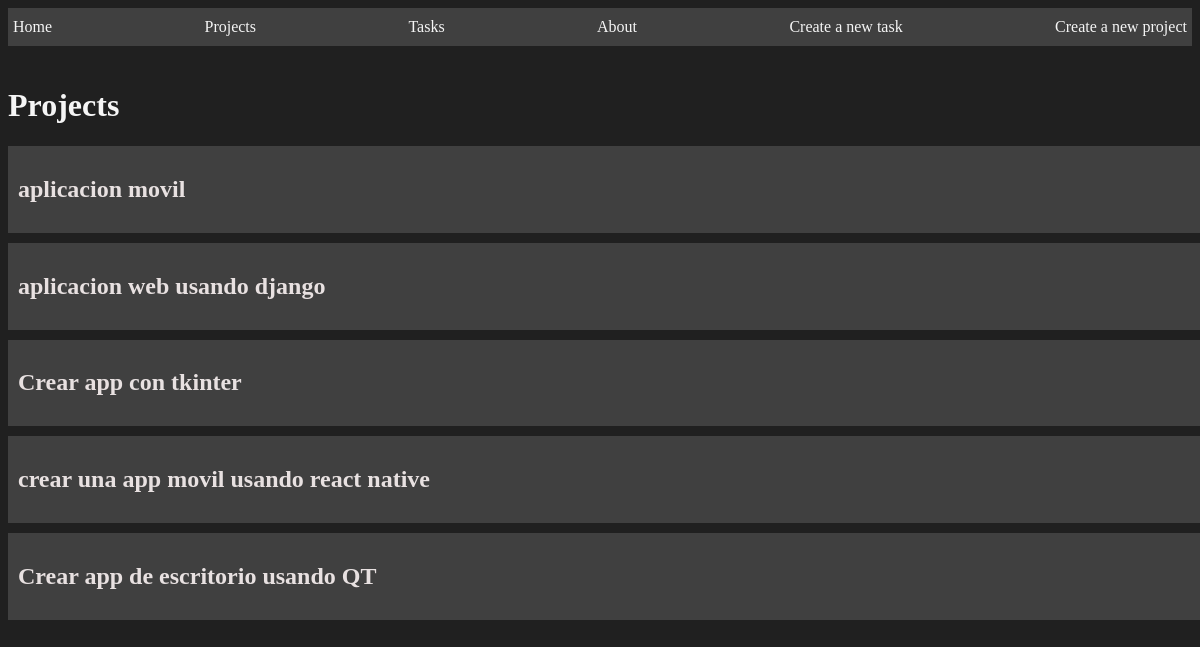
The app's page /projects/, older data.
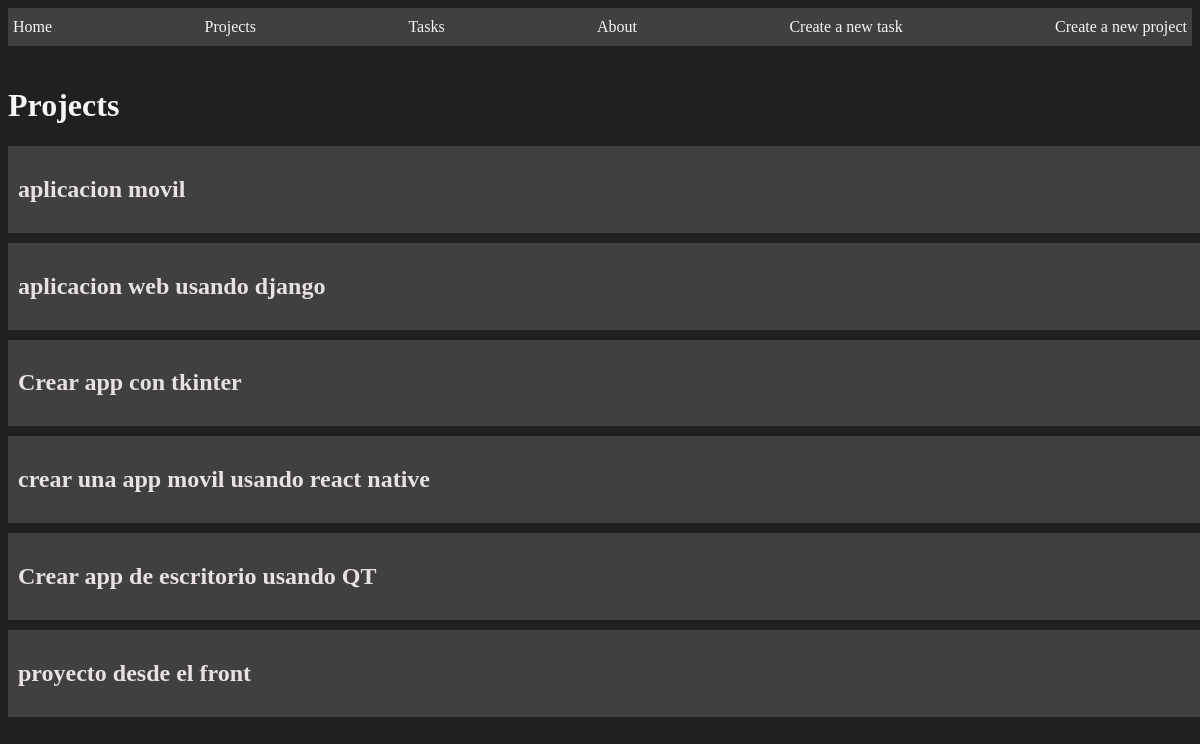
The same page, newer data.
### myapp/models.py (models this page shows, shortened)
class Project(models.Model):
    name = models.CharField(max_length=200)

### myapp/views.py (the view)
# urls.py: path('projects/', views.projects, name='projects'),
def projects(request):
    projects = Project.objects.all()
    return render(request, 'projects/projects.html',{
        'projects': projects
    })

### myapp/templates/projects/projects.html
{% extends 'layouts/base.html' %}
{% block content %}
<h1>Projects</h1>
    {% for project in projects %}
    <article class="card">
        <a href="{% url 'project_detail' project.id %}">
            <h2>{{project.name}}</h2>
        </a>
    </article>
    {% endfor %}
{% endblock %}

Row changes from the older to the newer data that the page shows:
added Project: name "proyecto desde el front"
